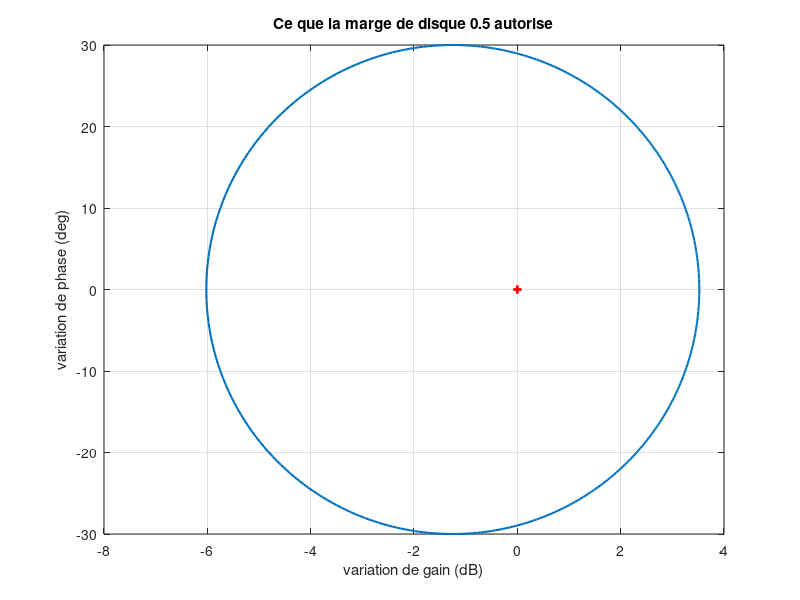

Source code (MATLAB):
function [gains, phases] = dmplot(marge)
%DMPLOT Trace ce qu'une marge de disque autorise.
%   DMPLOT(DM) trace, dans le plan gain-phase, la région des variations
%   simultanées que la marge de disque DM autorise sans déstabiliser la
%   boucle. On y lit d'un coup ce que la marge veut dire : jusqu'où le
%   gain peut varier si la phase ne bouge pas, jusqu'où la phase peut
%   varier si le gain ne bouge pas, et tous les compromis entre les deux.
%
%   [G,P] = DMPLOT(DM) rend les deux courbes sans rien tracer : G les
%   variations de gain, en décibels, P celles de phase, en degrés.
%
%   La frontière est celle du disque de rayon DM autour de un :
%   l'incertitude multiplicative (1 + DM*delta) avec delta de module au
%   plus un. Le gain va de (1-DM) à (1+DM), et la phase jusqu'à
%   2*asin(DM/2).
%
%   Exemples :
%      dmplot(0.5);
%      [g, p] = dmplot(0.3);
%      max(p)                          % la marge de phase pure, en degres
%      max(g)                          % la marge de gain pure, en dB
%
%   Voir aussi LOOPMARGIN, WCDISKMARGIN, NCFMARGIN, MARGIN, ALLMARGIN.
    if nargin < 1 || isempty(marge)
        marge = 0.5;
    end
    marge = min(max(marge, 0), 1 - 1e-9);
    theta = linspace(0, 2 * pi, 400);
    % Le bord du disque : 1 + marge*exp(i*theta).
    bord = 1 + marge * exp(1i * theta);
    gains = 20 * log10(abs(bord));
    phases = angle(bord) * 180 / pi;
    if nargout == 0
        plot(gains, phases, 'LineWidth', 1.5);
        hold('on');
        plot(0, 0, 'r+', 'LineWidth', 2);
        hold('off');
        xlabel('variation de gain (dB)');
        ylabel('variation de phase (deg)');
        title(sprintf('Ce que la marge de disque %.3g autorise', marge));
        grid('on');
        clear gains
    end
end
